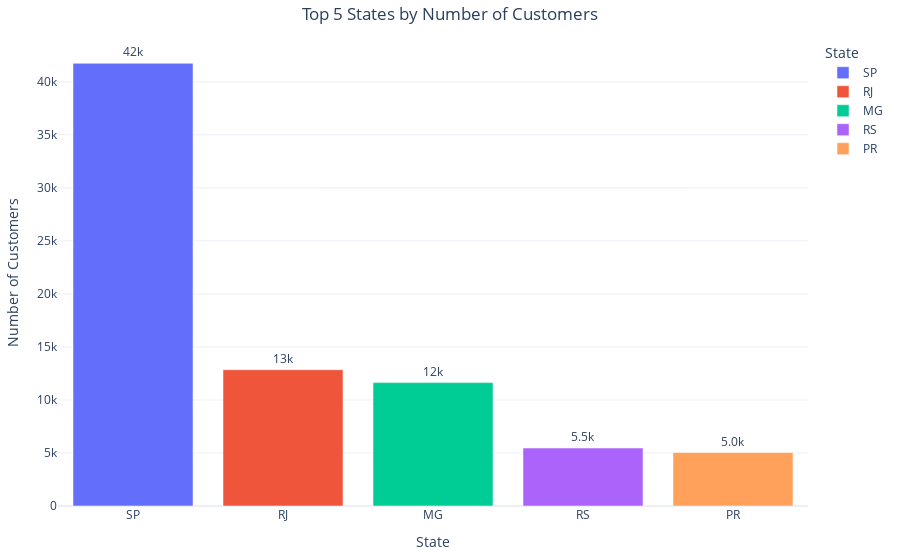

This figure's notebook cell:
### Markdown cell above
### Example 3: Visualize the Graph if Available

### Code cell
if result.get('graph_json'):
    import plotly.graph_objects as go
    import plotly.io as pio
    
    # Load the figure from JSON
    fig = pio.from_json(result['graph_json'])
    
    # Display in notebook
    fig.show()
else:
    print("No graph was generated for this question.")

### Figure 1 — Plotly figure (JSON) as saved in the notebook; plotly's stock layout.template omitted (floating-point values rounded to 4 significant figures)
{"data": [{"hovertemplate": "State=%{x}<br>Number of Customers=%{text}<extra></extra>", "legendgroup": "SP", "marker": {"color": "#636efa", "pattern": {"shape": ""}}, "name": "SP", "orientation": "v", "showlegend": true, "text": [41750.0], "textposition": "outside", "texttemplate": "%{text:.2s}", "type": "bar", "x": ["SP"], "xaxis": "x", "y": [41746], "yaxis": "y"}, {"hovertemplate": "State=%{x}<br>Number of Customers=%{text}<extra></extra>", "legendgroup": "RJ", "marker": {"color": "#EF553B", "pattern": {"shape": ""}}, "name": "RJ", "orientation": "v", "showlegend": true, "text": [12850.0], "textposition": "outside", "texttemplate": "%{text:.2s}", "type": "bar", "x": ["RJ"], "xaxis": "x", "y": [12852], "yaxis": "y"}, {"hovertemplate": "State=%{x}<br>Number of Customers=%{text}<extra></extra>", "legendgroup": "MG", "marker": {"color": "#00cc96", "pattern": {"shape": ""}}, "name": "MG", "orientation": "v", "showlegend": true, "text": [11640.0], "textposition": "outside", "texttemplate": "%{text:.2s}", "type": "bar", "x": ["MG"], "xaxis": "x", "y": [11635], "yaxis": "y"}, {"hovertemplate": "State=%{x}<br>Number of Customers=%{text}<extra></extra>", "legendgroup": "RS", "marker": {"color": "#ab63fa", "pattern": {"shape": ""}}, "name": "RS", "orientation": "v", "showlegend": true, "text": [5466.0], "textposition": "outside", "texttemplate": "%{text:.2s}", "type": "bar", "x": ["RS"], "xaxis": "x", "y": [5466], "yaxis": "y"}, {"hovertemplate": "State=%{x}<br>Number of Customers=%{text}<extra></extra>", "legendgroup": "PR", "marker": {"color": "#FFA15A", "pattern": {"shape": ""}}, "name": "PR", "orientation": "v", "showlegend": true, "text": [5045.0], "textposition": "outside", "texttemplate": "%{text:.2s}", "type": "bar", "x": ["PR"], "xaxis": "x", "y": [5045], "yaxis": "y"}], "layout": {"autosize": true, "barmode": "relative", "hovermode": "x unified", "legend": {"title": {"text": "State"}, "tracegroupgap": 0}, "margin": {"b": 40, "l": 40, "r": 40, "t": 40}, "title": {"text": "Top 5 States by Number of Customers", "x": 0.5}, "xaxis": {"anchor": "y", "categoryarray": ["SP", "RJ", "MG", "RS", "PR"], "categoryorder": "array", "domain": [0, 1], "title": {"text": "State"}}, "yaxis": {"anchor": "x", "domain": [0, 1], "title": {"text": "Number of Customers"}}}}
